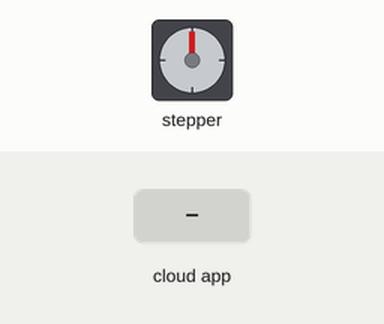
Simulated run of this sketch. Board: ESP32. Shown: stepper motor. Wiring (inferred from the names in the program): stepper motor driver (200 steps per turn assumed): step GPIO 25; direction GPIO 26; enable GPIO 27. The test bench sets the inputs (shaded band). WiFi joins after 1.5 s; servers stay silent unless stated; the Firebase database answers and starts empty; what the sketch prints to the serial monitor is not drawn.

Above: at 2.7 s.
2.8 s: the phone or cloud app sets retroceder_ciclos to 1
At 3.3 s:
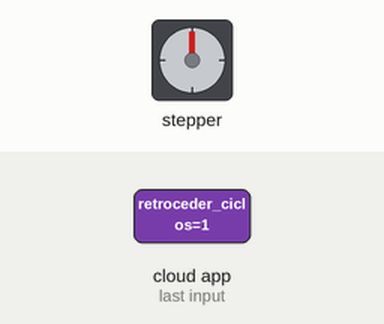
8.8 s: the phone or cloud app sets leido to 1
14.8 s: the phone or cloud app sets leido to 1
At 17.4 s:
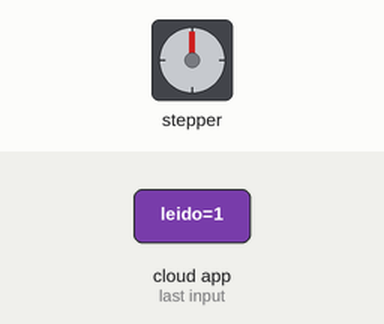
20.8 s: the phone or cloud app sets retroceder_ciclos to 1
Timing chart, 0 to 31.1 s (numbered marks = the images above; inputs shaded):
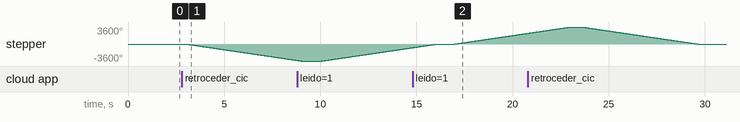

Measured:
- after the input at 2.8 s, stepper: keeps turning counter-clockwise at about 599°/s, starting after 0.20 s

The sketch:

CONTROL_DE_EJE_LINEAL.ino
```cpp
#include <Arduino.h>
#include <WiFi.h>
#include <Firebase_ESP_Client.h>
#include "addons/TokenHelper.h"
#include "addons/RTDBHelper.h"

#define WIFI_SSID "Totalplay-5BB1"
#define WIFI_PASSWORD "5BB13C41hajvn9Au"
#define API_KEY "AIzaSyDTEJ3mfhPKsC2gsp4VNutoCcZ-4naQNTs"
#define DATABASE_URL "estacionamientouanl-default-rtdb.firebaseio.com"

FirebaseData fbdo;
FirebaseAuth auth;
FirebaseConfig config;
bool signupOK = false;

// --- PINES DEL DRIVER MOTOR A PASOS ---
const int stepPin = 25;
const int dirPin  = 26;
const int enPin   = 27;

// --- PARÁMETROS ESTRICTOS DE MOVIMIENTO ---
const long PASOS_POR_60MM = 2000;
const unsigned int US_MOTOR = 1500;
const float PASOS_POR_CM = 500.0;

int movimientosRealizados = 0; // Cuenta de 0 a 3 (3 avances de 60mm)
float distInicioCM = -1.0;

void pulso() {
  digitalWrite(stepPin, HIGH);
  delayMicroseconds(US_MOTOR);
  digitalWrite(stepPin, LOW);
  delayMicroseconds(US_MOTOR);
}

float obtenerDistanciaUltrasonico() {
  if (Firebase.RTDB.getFloat(&fbdo, "Sensores/DistanciaActual")) {
    return fbdo.floatData();
  }
  return -1.0;
}

void regresarConCompensacionUltrasonico() {
  digitalWrite(dirPin, LOW); // Dirección de regreso

  float distFinalCM = obtenerDistanciaUltrasonico();
  // Por defecto regresamos los 3 ciclos + 1 ciclo extra (60mm = 3000 pasos) que le faltaba
  long pasosRegreso = (PASOS_POR_60MM * 3) + PASOS_POR_60MM;

  if (distInicioCM > 0 && distFinalCM > 0) {
    float cmRecorridosReales = abs(distFinalCM - distInicioCM);

    Serial.print("[ULTRASONICO] Inicio: ");
    Serial.print(distInicioCM);
    Serial.print(" cm | Final: ");
    Serial.print(distFinalCM);
    Serial.print(" cm | Real: ");
    Serial.print(cmRecorridosReales);
    Serial.println(" cm");

    if (cmRecorridosReales >= 2.0 && cmRecorridosReales <= 25.0) {
      // Calculamos los pasos medidos + los 3000 pasos (60mm) que le faltaban para llegar al inicio
      pasosRegreso = (long)(cmRecorridosReales * PASOS_POR_CM) + PASOS_POR_60MM;
      if (pasosRegreso > 300) {
        pasosRegreso -= 150; // Colchón de seguridad anti-choque
      }
      Serial.print("[COMPENSACION + 60MM] Regresando exactamente ");
      Serial.print(pasosRegreso);
      Serial.println(" pasos reales.");
    } else {
      pasosRegreso = (PASOS_POR_60MM * 3) + PASOS_POR_60MM;
      Serial.println("[AVISO] Rango ultrasonico fuera de limites. Regresando 3 ciclos + 60mm.");
    }
  } else {
    Serial.println("[AVISO] Sin datos de ultrasonico. Regresando 3 ciclos + 60mm.");
  }

  for (long i = 0; i < pasosRegreso; i++) {
    pulso();
  }
  Serial.println("Motor en el punto cero sin chocar.");
}

void setup() {
  Serial.begin(115200);

  pinMode(stepPin, OUTPUT);
  pinMode(dirPin, OUTPUT);
  pinMode(enPin, OUTPUT);
  digitalWrite(enPin, LOW); // Motor siempre energizado/frenado

  WiFi.begin(WIFI_SSID, WIFI_PASSWORD);
  Serial.print("Conectando a Wi-Fi");
  while (WiFi.status() != WL_CONNECTED) {
    Serial.print(".");
    delay(500);
  }
  Serial.println("\n¡Conectado!");

  config.api_key = API_KEY;
  config.database_url = DATABASE_URL;
  if (Firebase.signUp(&config, &auth, "", "")) {
    signupOK = true;
  }
  Firebase.begin(&config, &auth);
  Firebase.reconnectWiFi(true);
}

void loop() {
  if (Firebase.ready() && signupOK) {

    // --- 1. ESCUCHAR BOTONES DE RETROCESO DESDE LA PÁGINA WEB (1 o 2 CICLOS) ---
    int ciclosRetro = 0;
    if (Firebase.RTDB.getInt(&fbdo, "Control/retroceder_ciclos")) {
      ciclosRetro = fbdo.intData();
    }

    if (ciclosRetro > 0) {
      Firebase.RTDB.setInt(&fbdo, "Control/retroceder_ciclos", 0); // Limpiar orden en Firebase
      Serial.print("[WEB] Retrocediendo ");
      Serial.print(ciclosRetro);
      Serial.println(" ciclo(s) por desatasco...");

      digitalWrite(dirPin, LOW); // Hacia atrás
      long pasosDesatasco = PASOS_POR_60MM * ciclosRetro;
      for (long i = 0; i < pasosDesatasco; i++) {
        pulso();
      }

      movimientosRealizados = max(0, movimientosRealizados - ciclosRetro);
      Firebase.RTDB.setString(&fbdo, "Control/estado_sistema", "BUSCANDO");
      Firebase.RTDB.setInt(&fbdo, "Control/leido", 0);
      Serial.println("[WEB] Retroceso completado. Sistema en BUSCANDO.");
      return;
    }

    // --- 2. LECTURA NORMAL DE AVANCE CONTROLADO POR LA IA ---
    int leido = 0;
    if (Firebase.RTDB.getInt(&fbdo, "Control/leido")) {
      leido = fbdo.intData();
    }

    // SI LA IA DIO LA ORDEN DE AVANZAR (leido == 1)
    if (leido == 1) {
      Firebase.RTDB.setInt(&fbdo, "Control/leido", 2); // Bloqueo inmediato para evitar bucles

      // CASO A: Todavía nos quedan tramos por avanzar (movimientos 0, 1 y 2)
      if (movimientosRealizados < 3) {
        // En la primera parada tomamos la distancia base del ultrasónico
        if (movimientosRealizados == 0) {
          distInicioCM = obtenerDistanciaUltrasonico();
          Serial.print("Distancia inicial ultrasonico: ");
          Serial.print(distInicioCM);
          Serial.println(" cm");
        }

        Serial.print("Avanzando ciclo ");
        Serial.print(movimientosRealizados + 1);
        Serial.println(" (60 mm)...");

        Firebase.RTDB.setString(&fbdo, "Control/estado_sistema", "MOVIENDO");

        digitalWrite(dirPin, HIGH); // Hacia adelante
        for (long i = 0; i < PASOS_POR_60MM; i++) {
          pulso();
        }

        movimientosRealizados++;

        // Avisa a la cámara que ya llegó y debe buscar en la nueva posición
        Firebase.RTDB.setString(&fbdo, "Control/estado_sistema", "BUSCANDO");
        Firebase.RTDB.setInt(&fbdo, "Control/leido", 0); // Libera el leido a 0 para la IA
        Serial.println("Movimiento terminado. Esperando analisis de IA...");
      }
      // CASO B: Ya se completaron los 3 avances y la IA analizó el punto final
      else {
        Serial.println("Analisis final completado. Iniciando regreso a casa.");
        Firebase.RTDB.setString(&fbdo, "Control/estado_sistema", "REGRESANDO");

        delay(1000); // Pausa breve para estabilizar sensor ultrasónico final

        regresarConCompensacionUltrasonico();

        movimientosRealizados = 0;
        Firebase.RTDB.setString(&fbdo, "Control/estado_sistema", "FIN_CICLO");
        Firebase.RTDB.setInt(&fbdo, "Control/leido", -1);
        Serial.println("Ciclo completo finalizado. Sistema en espera.");
      }
    }
  }
}
```
